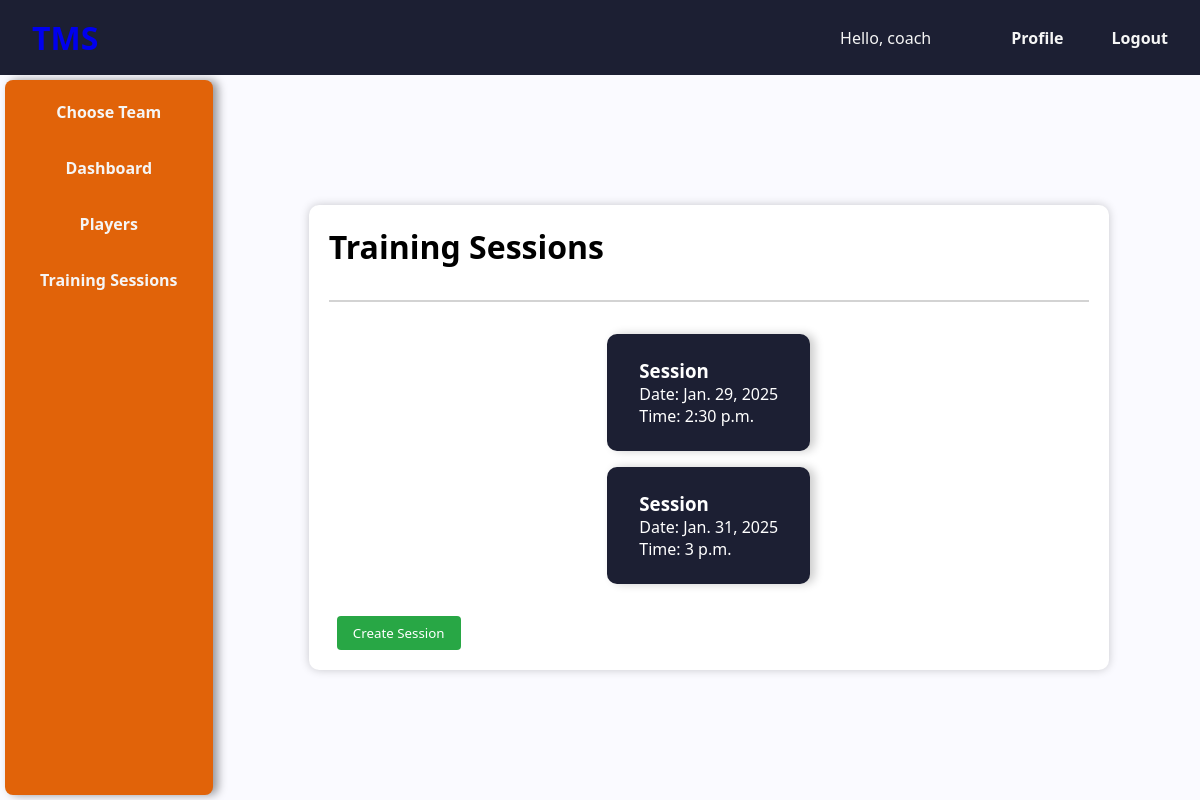
Page /coach/training_sessions/ (signed in) on the committed database.
### user/models.py (models this page shows)
class User(AbstractUser):
    class Meta:
        db_table = 'auth_user'
    COACH = 'Coach'
    PARENT = 'Parent'
    PLAYER = 'Player'
    ROLE_CHOICES = [
        (COACH, 'Coach'),
        (PARENT, 'Parent'),
        (PLAYER, 'Player'),
    ]
    role = models.CharField(
        max_length=20,
        choices=ROLE_CHOICES,
        default=PLAYER,
        null=True,
    )
    current_team = models.ForeignKey('coach.Team', on_delete=models.SET_NULL, null=True)

### coach/models.py (models this page shows, shortened)
class Session(models.Model):
    date = models.DateField(null=True)
    time = models.TimeField(null=True)
    team = models.ForeignKey(Team, on_delete=models.SET_NULL, null=True)
    players = models.ManyToManyField(Player)

### coach/decorators.py (the view)
		def wrapper_func(request, *args, **kwargs):
			role = request.user.role
			if role in allowed_roles:
				return view_func(request, *args, **kwargs)
			else:
				return HttpResponse('You are not authorized to view this page')

### coach/views.py (called while the page is built)
@login_required(login_url='login')
@allowed_users(allowed_roles=['Coach'])
def training_sessions(request):
    sessions = request.user.current_team.session_set.all()
    context = {'sessions': sessions}
    return render(request, 'coach/training_sessions.html', context)

### coach/templates/coach/training_sessions.html
{% extends 'coach/base.html' %}
{% block content %}
<div class="frame">
    <div class="content-card">
        <h1>Training Sessions</h1>
        <div class="title-divider"></div>
        <div class="container session-container">
            {% for session in sessions %}
                <div class="object-card training-session-card">
                    <h3>Session</h3>
                    <p>Date: {{ session.date }}</p>
                    <p>Time: {{ session.time }}</p>
                </div>
            {% endfor %}
        </div>
        <div class="action-bar">
            <a href="{% url 'create_session' %}"><button class="btn-create">Create Session</button></a>
        </div>
    </div>
</div>
{% endblock content %}

### coach/templates/coach/navigation.html
<nav>
    <h1><a href="{% url 'dashboard' %}">TMS</a></h1>
    <ul>
        <p>Hello, {{ user.username }}</p>
        <li><a href="{% url 'profile' %}"><button>Profile</button></a></li>
        <li><a href="{% url 'logout' %}"><button>Logout</button></a></li>
    </ul>
</nav>

### static/css/main.css (style rules this page uses)
* { margin: 0; padding: 0; font-family: 'Segoe UI', Tahoma, Geneva, Verdana, sans-serif; box-sizing: border-box; }
body { background-color: var(--accent-color-2); display: flex; flex-direction: column; height: 100vh; }
.frame { width: 100%; height: 100%; padding: 1rem; display: flex; justify-content: center; align-items: center; }
.content-card { background-color: white; border-radius: 10px; box-shadow: 0 0 10px rgba(0, 0, 0, 0.2); padding: 20px; width: 100%; max-width: 800px; }
.title-divider { text-align: center; margin: 2rem 0; color: var(--dark-color); border: 0.5px solid lightgray; width: 100%; }
.container { display: flex; flex-direction: column; align-items: center; justify-content: center; gap: 1rem; height: 100%; }
.object-card { background-color: var(--primary-color); color: white; border: none; border-radius: 10px; padding: 1.5rem 2rem; box-shadow: 5px 0 10px rgba(0, 0, 0, 0.2); transition: all 0.2s ease; }
.training-session-card { background-color: var(--primary-color); }
.action-bar { padding: 2rem 0.5rem 0; display: flex; flex-direction: row; align-items: center; justify-content: flex-start; gap: 1rem; }

### static/css/common.css (style rules this page uses)
.btn-create { background-color: #28a745; color: #fff; border: none; padding: 8px 16px; border-radius: 4px; cursor: pointer; transition: background-color 0.3s ease; }

### static/css/colors.css (style rules this page uses)
:root { --primary-color: #1C1F33; --primary-color-light: #6b7de5; --secondary-color: #e16309; --secondary-color-dark: #FF5003; --secondary-color-light: #FF8E00; --secondary-color2: #EA767F; --accent-color-1: #F7D4BE; --accent-color-2: #fafaff; --light-color: whitesmoke; --dark-color: #0E0F19; }

### static/css/navigation.css (style rules this page uses)
nav { background-color: var(--primary-color); display: flex; justify-content: space-between; align-items: center; padding: 1rem 1rem; }
nav h1 { font-size: 2em; color: var(--primary-color); text-transform: uppercase; padding-left: 1rem; transition: all 0.2s ease-in-out; }
nav a { text-decoration: none; font-weight: bold; }
nav ul { display: flex; justify-content: space-between; align-items: center; list-style: none; }
nav li button { background-color: transparent; border: none; color: var(--light-color); font-weight: bold; font-size: 1rem; padding: 0.5rem 1rem; margin-left: 1em; transition: all 0.2s ease-in-out; }
nav p { color: var(--light-color); margin-right: 3rem; }

### rows in the picture
Session: date "Jan. 29, 2025", time "2:30 p.m."
Session: date "Jan. 31, 2025", time "3 p.m."

### other values in the picture
{{ user.username }} "coach"
